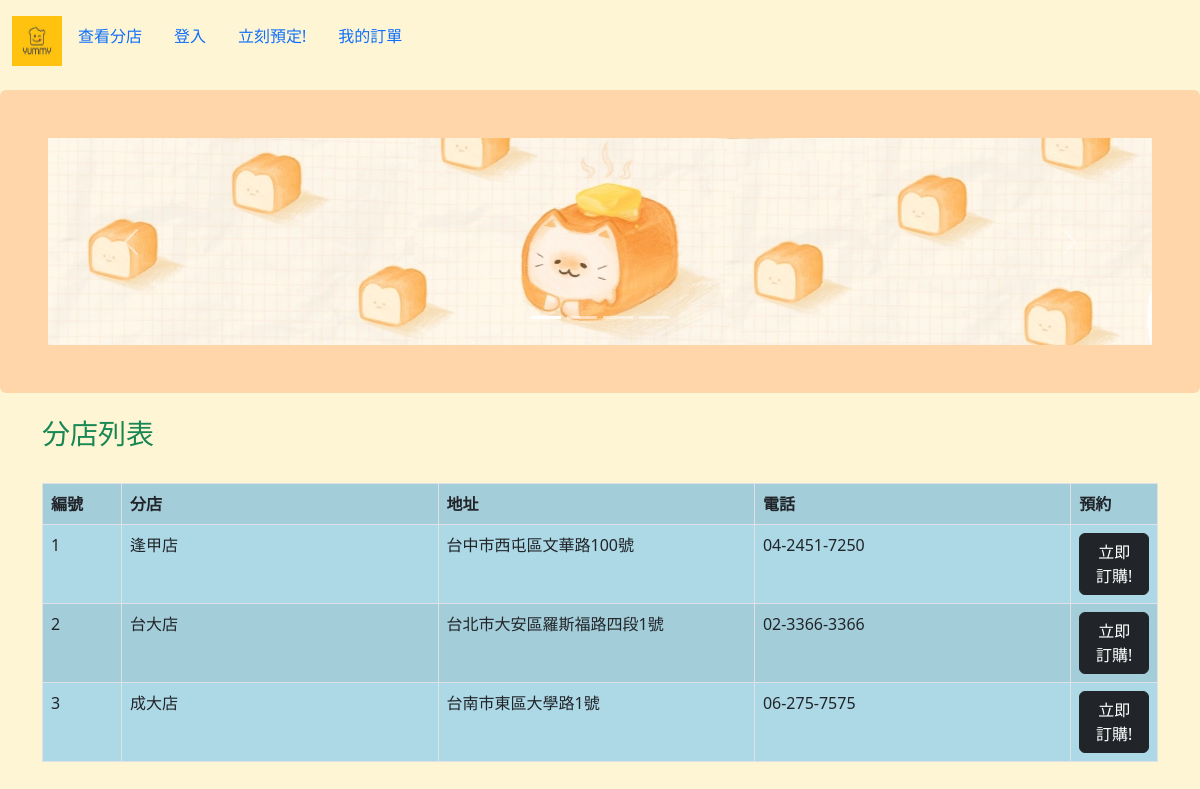
The page /stores/ on the database its author committed.
### stores/models.py (models this page shows, shortened)
class Store(models.Model):
    STORE_TYPE = [     # 使用 list 來做列舉
        ("台北", "台北"),
        ("新北", "新北"),
        ("基隆", "基隆"),
        ("桃園", "桃園"),
        ("新竹", "新竹"),
        ("苗栗", "苗栗"),
        ("台中", "台中"),
        ("彰化", "彰化"),
        ("南投", "南投"),
        ("雲林", "雲林"),
        ("嘉義", "嘉義"),
        ("台南", "台南"),
        ("高雄", "高雄"),
        ("屏東", "屏東"),
        ("宜蘭", "宜蘭"),
        ("花蓮", "花蓮"),
        ("台東", "台東"),
    ]
    storename = models.CharField(max_length=100)
    city = models.CharField(max_length=20, choices=STORE_TYPE)
    ''' 列舉型態用 choices = 來設定 '''
    address = models.CharField(max_length=100)
    tel = models.CharField(max_length=100)

### stores/views.py (the view)
# urls.py: path('', views.stores, name='stores'),
def stores(request):
  stores = Store.objects.all()
  template = loader.get_template('all_stores.html')
  context = {
    'stores': stores,
  }
  return HttpResponse(template.render(context, request))

### stores/templates/all_stores.html (shortened to what this page needs)
{% extends "master.html" %}
{% block content %}
<div class="container">
  <br>
  <h3 class="text-success">分店列表</h3>
  <br>
  <table class="table table-striped table-bordered" style="background-color: lightblue;">
    <tr>
      <th> 編號 </th>
      <th> 分店 </th>
      <th> 地址 </th>
      <th> 電話 </th>
      <th> 預約 </th>
    </tr>
    {% for s in stores %}
    <tr>
      <td width="5%"> {{ s.id }} </td>
      <td width="20%">{{ s.storename }}</td>
      <td width="20%"> {{ s.address }} </td>
      <td width="20%"> {{ s.tel }} </td>
      <td width="5%">{% if user.is_authenticated %}
        <a href="{% url 'booking' s.id %}" class="btn btn-dark">立即訂購!</a>
        {% else %}
        <a href="{% url 'login' %}?next={% url 'booking' s.id %}" class="btn btn-dark">立即訂購!</a>
        {% endif %}
      </td>
    </tr>
    {% endfor %}
  </table>
</div>
{% endblock %}

### static/css/club.css (style rules this page uses)
body { background-color: #fef5d4; }

### rows shown on the page
Store: id "1", storename "逢甲店", address "台中市西屯區文華路100號", tel "04-2451-7250"
Store: id "2", storename "台大店", address "台北市大安區羅斯福路四段1號", tel "02-3366-3366"
Store: id "3", storename "成大店", address "台南市東區大學路1號", tel "06-275-7575"
